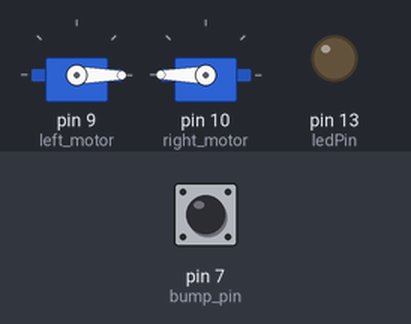
Simulated run of this sketch. Board: Arduino Uno, built with avr-gcc and run on an emulated ATmega328P. On the bench: 2 × servo, output pins drawn as LEDs (lit = HIGH). Dashed ring = blinking. Inputs (shaded band) come from the test bench; at power-on: pin 7 (bump_pin) HIGH.

Above: at 3.0 s.
3.1 s: pin 7 (bump_pin) pulled LOW for 3.2 s
At 4.5 s:
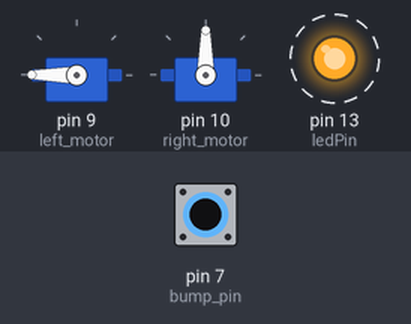
Timing chart, 0 to 8.0 s (numbered marks = the images above; inputs shaded):
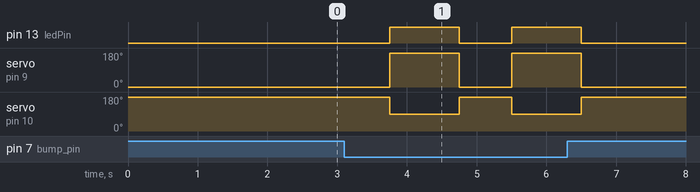

The sketch:

sumobot_sketch2.ino
```cpp
/*
 * Sumobot Jr for ATX Script Kids
 */

 #include <Servo.h>

 Servo left_motor;
 Servo right_motor;

 int bump_pin = 7;
 int ledPin = 13; // built in on the board

 void setup() {
   left_motor.attach(9);
   right_motor.attach(10);

   pinMode(bump_pin, INPUT_PULLUP);
   pinMode(ledPin,OUTPUT);
 }

 void loop() {
   int bump = 0;

   // Turn light off
   digitalWrite(ledPin, 0);

   // Drive forward 1 sec
   left_motor.write(0);
   right_motor.write(180);
   delay(750);

   // Read the bumb switch
   bump = digitalRead(bump_pin);
   // If we are hitting something, back left for 1/2 sec with the light on
   if (!bump) {
     digitalWrite(ledPin, 1);
     left_motor.write(180);
     right_motor.write(90);
     delay(1000);
   }

 }
```

Measured:
- after the input at 3.1 s, pin 13 (ledPin): alternates HIGH for 1.0 s and LOW for 0.75 s, 4 changes in all, then stays LOW, starting after 0.65 s; servo on pin 9 (left_motor): alternates 180° for 1.0 s and 0° for 0.75 s, 4 changes in all, then stays 0°, starting after 0.65 s
